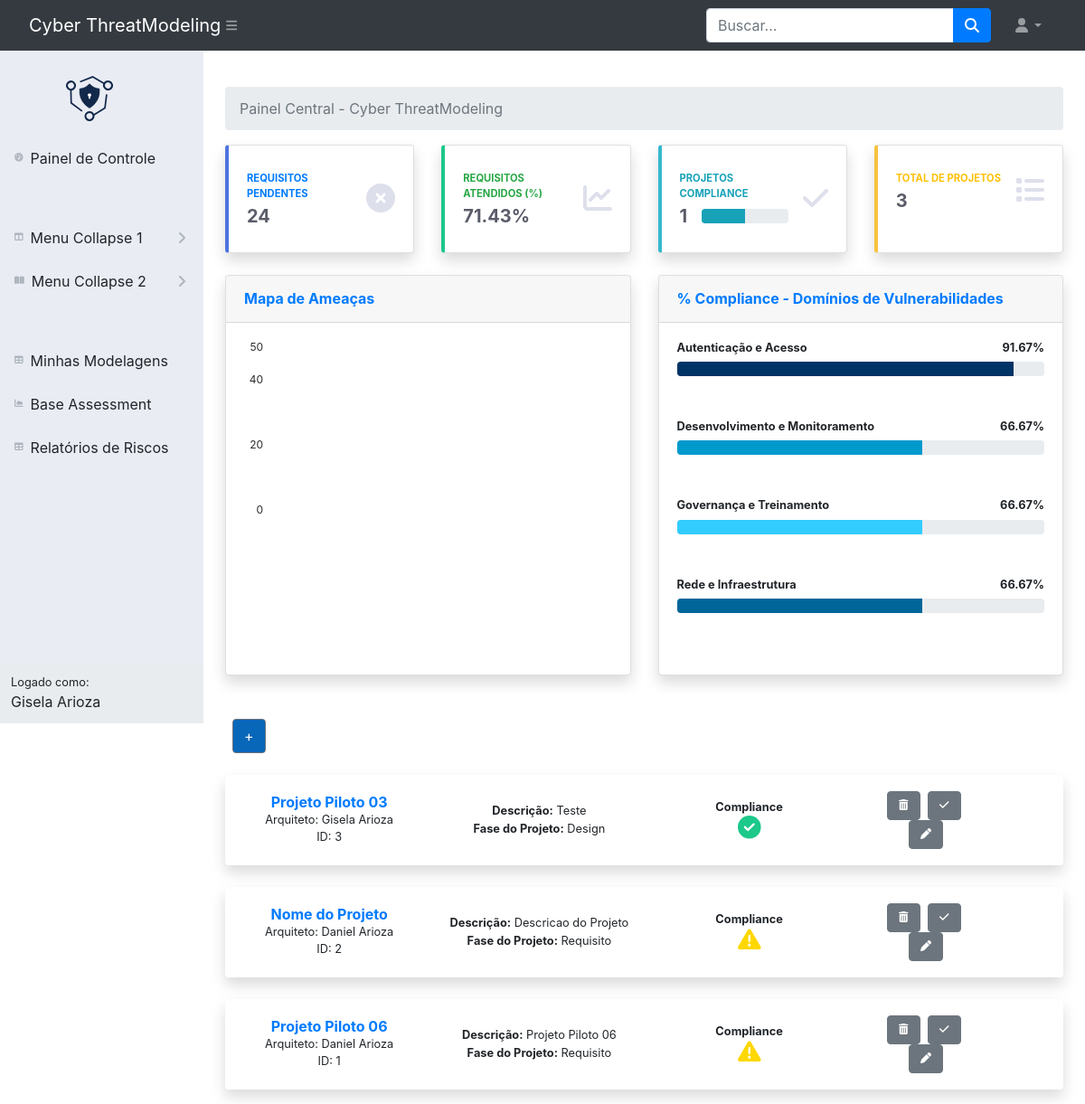
/ (signed in), run on an earlier commit of the app's database.
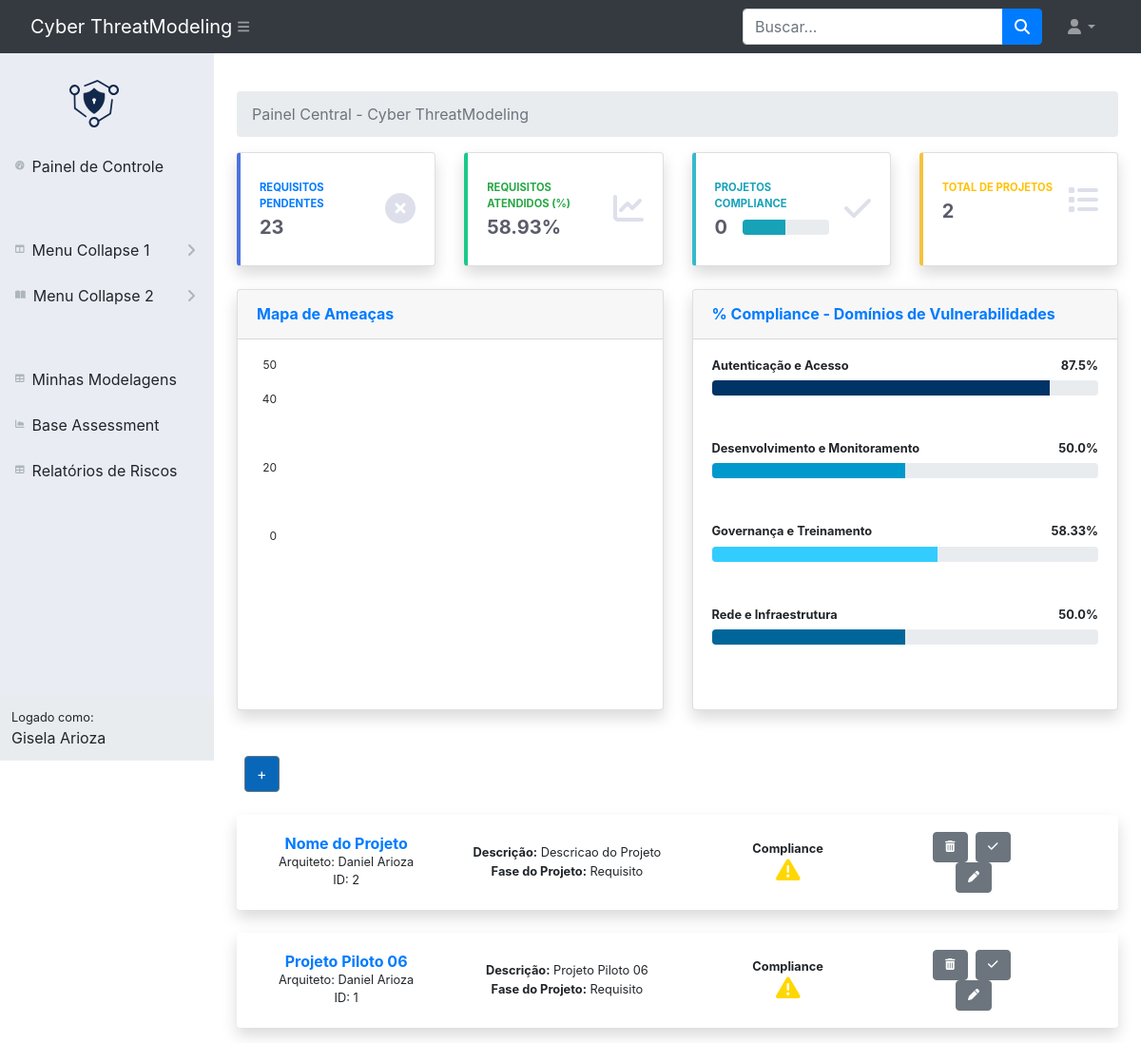
And on a later commit of the database.
### app.py (models this page shows, shortened)
class CybersecurityCategories(db.Model):
    __tablename__ = 'CybersecurityCategories'
    id = db.Column(db.Integer, primary_key=True, autoincrement=True)
    category_name = db.Column(db.String, nullable=False)
    requirements = db.relationship('CybersecurityRequirements', back_populates='category')

class Project(db.Model):
    __tablename__ = 'projeto'
    id = db.Column(db.Integer, primary_key=True, autoincrement=True)
    nome = db.Column(db.String(100), nullable=False)
    descricao = db.Column(db.Text, nullable=False)
    arquiteto_id = db.Column(db.Integer, db.ForeignKey('user.id'), nullable=False)
    compliance_projeto = db.Column(db.Boolean)
    debitos_tecnicos = db.Column(db.String(100), nullable=False)
    status_projeto = db.Column(db.Text, nullable=False)
    componentes_multi = db.Column('componentes_multi', db.JSON, default=[])
    tecnologias_multi = db.Column('tecnologias_multi', db.JSON, default=[])
    arquitetura_cloud_multi = db.Column('arquitetura_cloud_multi', db.JSON, default=[])
    modelagem_ameacas = db.Column(db.Text, nullable=False)
    arquiteto = db.relationship('User', back_populates='project')
    requirements = db.relationship('ProjectCybersecurityRequirements', back_populates='project')

class User(db.Model, UserMixin):
    id = db.Column(db.Integer, primary_key=True)
    email = db.Column(db.String(120), unique=True, nullable=False)  # Alterado de username para email
    password = db.Column(db.String(120), nullable=False)
    username = db.Column(db.String(80), unique=True, nullable=False)  # Adicionado campo de nome de usuário
    project = db.relationship('Project', back_populates='arquiteto')

### app.py (the view)
@app.route('/')
@login_required
def index():
    projetos = Project.query.all()
    response = obter_dados_do_banco()
    dados_do_banco = json.loads(response.data.decode('utf-8'))
    dados = dados_do_banco.get("dados", {})
    requisitos_sum = dados_do_banco.get("requisitos_sum", {})
    percentuais_categorias = dados_do_banco.get("percentuais_categorias", {})
    cores_categorias = {
        "Autenticação e Acesso": "bg-aa",
        "Rede e Infraestrutura": "bg-ri",
        "Desenvolvimento e Monitoramento": "bg-dm",
        "Governança e Treinamento": "bg-gt"
    }
    return render_template('index.html',
                       projetos=projetos,
                       dados=dados_do_banco,
                       requisitos_sum=requisitos_sum,
                       percentuais_categorias=percentuais_categorias,
                       cores_categorias=cores_categorias)

### app.py (called while the page is built)
@login_manager.user_loader
def load_user(user_id):
    return User.query.get(int(user_id))

### templates/index.html (shortened to what the changed rows need)
{% extends "base.html" %}
{% block content %}
               <main>
                    <div class="container-fluid px-4">
                    <div class="row">
                        <div class="col-xl-3 col-md-6 mb-4">
                            <div class="card border-left-primary shadow h-100 py-2">
                                <div class="card-body">
                                    <div class="row no-gutters align-items-center">
                                        <div class="col mr-2">
                                            <div class="text-xs font-weight-bold text-primary text-uppercase mb-1">
                                                Requisitos pendentes</div>
                                            <div class="h5 mb-0 font-weight-bold text-gray-800">{{requisitos_sum}}</div>
                                        </div>
                                    </div>
                                </div>
                            </div>
                        </div>
                        <div class="col-xl-3 col-md-6 mb-4">
                            <div class="card border-left-success shadow h-100 py-2">
                                <div class="card-body">
                                    <div class="row no-gutters align-items-center">
                                        <div class="col mr-2">
                                            <div class="text-xs font-weight-bold text-success text-uppercase mb-1">
                                                Requisitos Atendidos (%)</div>
                                            <div class="h5 mb-0 font-weight-bold text-gray-800">    {% if projetos|length > 0 %}
                                                {{ (((requisitos_sum/((projetos|length)*28))-1)*-100)|round(2) }}%
                                            {% else %}
                                                0%
                                            {% endif %}</div>
                                        </div>
                                    </div>
                                </div>
                            </div>
                        </div>
                        <div class="col-xl-3 col-md-6 mb-4">
                            <div class="card border-left-info shadow h-100 py-2">
                                <div class="card-body">
                                    <div class="row no-gutters align-items-center">
                                        <div class="col mr-2">
                                            <div class="row no-gutters align-items-center">
                                                <div class="col-auto">
                                                    <div class="h5 mb-0 mr-3 font-weight-bold text-gray-800">{{ projetos|selectattr("compliance_projeto", "equalto", true)|list|length }}</div>
                                                </div>
                                            </div>
                                        </div>
                                    </div>
                                </div>
                            </div>
                        </div>
                        <div class="col-xl-3 col-md-6 mb-4">
                            <div class="card border-left-warning shadow h-100 py-2">
                                <div class="card-body">
                                    <div class="row no-gutters align-items-center">
                                        <div class="col mr-2">
                                            <div class="text-xs font-weight-bold text-warning text-uppercase mb-1">
                                                Total de Projetos</div>
                                            <div class="h5 mb-0 font-weight-bold text-gray-800">{{ projetos|length }}</div>
                                        </div>
                                    </div>
                                </div>
                            </div>
                        </div>
                    </div>
                    <div class="row">
                        <div class="col-xl-6 col-lg-5">
                                        <div class="card shadow mb-4">
                                            <div class="card-body">
                                                {% for categoria, percentual in percentuais_categorias.items() %}
                                                    <h4 class="small font-weight-bold">{{ categoria }} <span class="float-right">{{ percentual }}%</span></h4>
                                                    <div class="progress mb-5">
                                                        <div class="progress-bar {{ cores_categorias[categoria] }}" role="progressbar" style="width: {{ percentual }}%" aria-valuenow="{{ percentual }}" aria-valuemin="0" aria-valuemax="100"></div>
                                                    </div>
                                                {% endfor %}
                                            </div>
                                        </div>
                    </div>
                </div>
                    {% for projeto in projetos|reverse %}
                    <div class="d-style btn btn-brc-tp border-2 bgc-white w-100 my-2 py-3 shadow-sm shadow mb-3">
                      <div class="row align-items-center">
                        <div class="col-12 col-md-3">
                          <h6 class="m-0 font-weight text-primary letter-spacing">
                            <strong>{{ projeto.nome }}</strong>
                          </h6>
                          <div class="small font-weight">
                            Arquiteto: {{ projeto.arquiteto.username }}
                          </div>
                          <div class="small font-weight">
                            ID: {{ projeto.id }}
                          </div>
                        </div>
                        <div class="col-12 col-md-3">
                          <div class="small font-weight">
                            <p class="mb-0">
                              <strong>Descrição:</strong> {{ projeto.descricao }}
                            </p>
                            <p class="mb-0">
                              <strong>Fase do Projeto:</strong> {{ projeto.status_projeto }}
                            </p>
                          </div>
                        </div>
                        <div class="col-12 col-md-3">
                          <div class="small font-weight">
                            <p class="mb-0">
                              <strong>Compliance</strong>
                            </p>
                            <td class="text-center" style="font-size: 14px;">
                                {% if not projeto.compliance_projeto %}
                                    <i class="fas fa-exclamation-triangle fa-2x" style="color: gold;"></i>
                                {% else %}
                                    <i class="fa fa-check-circle fa-2x" style="color: #1cc88a;"></i>
                                {% endif %}
                              </td>
                          </div>
                        </div>
                        <div class="col-12 col-md-2 text-right">
                            <div class="text-center">
                                <form action="{{ url_for('excluir_projeto', projeto_id=projeto.id) }}" method="post" style="display:inline-block;">
                                    <button class="btn btn-secondary" style="font-size: 12px;" onclick="return confirm('Tem certeza que deseja excluir o projeto {{projeto.id}}? A ação é irreversivel.');">
                                        <i class="fas fa-trash-alt"></i>
                                    </button>
                                </form>
                                <form style="display:inline-block;">
                                    <button type="submit" id="gerar-relatorio" class="btn btn-secondary ms-1" style="font-size: 12px;">
                                        <i class="fas fa-check"></i>
                                    </button>
                                </form>
                                <a href="{{ url_for('editar_projeto', projeto_id=projeto.id) }}" class="btn btn-secondary ms-1" style="font-size: 12px;">
                                    <i class="fas fa-pen"></i>
                                </a>
                            </div>
                        </div>
                      </div>
                    </div>
                    {% endfor %}
                    {% endblock %}

What changed in the data, as far as the page shows it:
removed Project: nome "Projeto Piloto 03", arquiteto.username "Gisela Arioza", id "3", descricao "Teste", status_projeto "Design", compliance_projeto True (drawn)
computed for CybersecurityCategories "Autenticação e Acesso": percentual "91.67" → "87.5"; {{ percentual }} 91.67 → 87.5 (drawn)
computed for CybersecurityCategories "Desenvolvimento e Monitoramento": percentual "66.67" → "50.0"; {{ percentual }} 66.67 → 50.0 (drawn)
computed for CybersecurityCategories "Governança e Treinamento": percentual "66.67" → "58.33"; {{ percentual }} 66.67 → 58.33 (drawn)
computed for CybersecurityCategories "Rede e Infraestrutura": percentual "66.67" → "50.0"; {{ percentual }} 66.67 → 50.0 (drawn)
Also different on the page:
{{ requisitos_sum }}: "24" → "23"
{{ (((requisitos_sum/((projetos|length)*28))-1)*-100)|round(2) }}: "71.43" → "58.93"
{{ projetos|selectattr("compliance_projeto", "equalto", true)|list|length }}: "1" → "0"
{{ projetos|length }}: "3" → "2"
